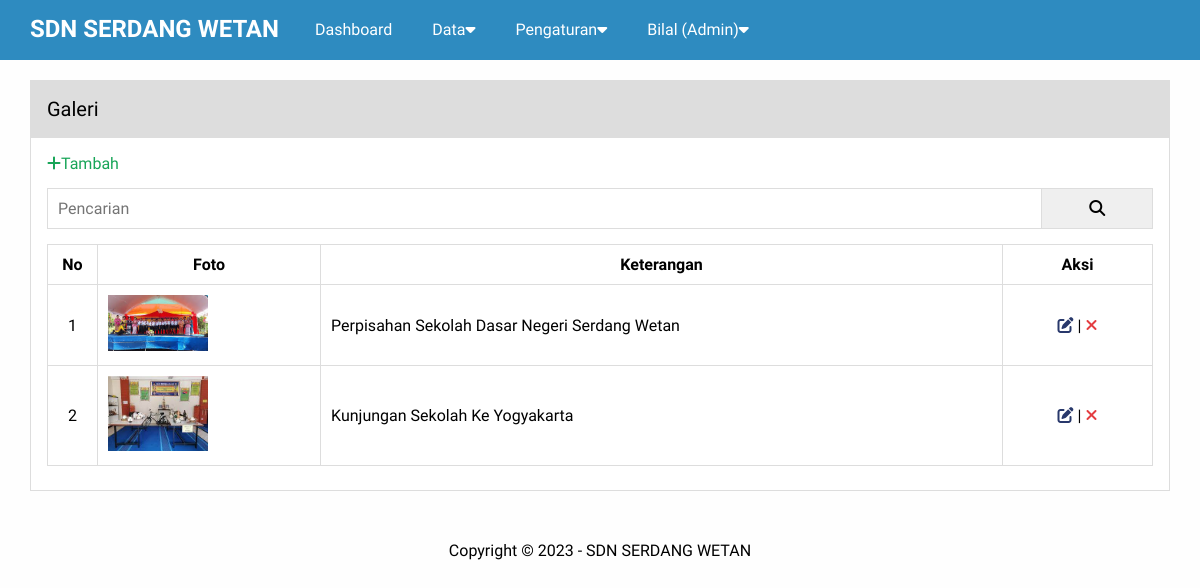
Screenshot of /admin/galeri.php (signed in) with the database file from the repository.
### tables this page shows
CREATE TABLE `pengaturan` (
  `id` int(11) NOT NULL,
  `nama` varchar(50) NOT NULL,
  `npsn` varchar(20) NOT NULL,
  `nss` varchar(20) NOT NULL,
  `akreditasi` varchar(5) NOT NULL,
  `email` varchar(50) NOT NULL,
  `youtube` text NOT NULL,
  `telepon` varchar(20) NOT NULL,
  `alamat` text NOT NULL,
  `kode_pos` varchar(10) NOT NULL,
  `logo` varchar(50) NOT NULL,
  `favicon` varchar(50) NOT NULL,
  `tentang_sekolah` text NOT NULL,
  `foto_sekolah` varchar(50) NOT NULL,
  `google_maps` text NOT NULL,
  `nama_kepsek` varchar(50) NOT NULL,
  `foto_kepsek` varchar(50) NOT NULL,
  `sambutan_kepsek` text NOT NULL,
  `jenjang` varchar(15) NOT NULL,
  `status` varchar(10) NOT NULL,
  `sk_pendirian` varchar(15) NOT NULL,
  `tgl_pendirian` varchar(15) NOT NULL,
  `status_milik` varchar(20) NOT NULL,
  `sk_operasional` varchar(15) NOT NULL,
  `tgl_operasional` varchar(15) NOT NULL,
  `waktu_belajar` varchar(30) NOT NULL,
  `kota` varchar(50) NOT NULL,
  `provinsi` varchar(20) NOT NULL,
  `kecamatan` varchar(20) NOT NULL,
  `kelurahan` varchar(20) NOT NULL,
  `luas_tanah` varchar(10) NOT NULL,
  `luas_bangunan` varchar(10) NOT NULL,
  `created_at` timestamp NOT NULL DEFAULT current_timestamp(),
  `updated_at` datetime DEFAULT NULL
);

CREATE TABLE `galeri` (
  `id` int(11) NOT NULL,
  `foto` varchar(50) NOT NULL,
  `keterangan` varchar(50) NOT NULL,
  `created_at` timestamp NOT NULL DEFAULT current_timestamp(),
  `updated_at` datetime DEFAULT NULL
);

### admin/galeri.php (the view, shortened to what this page needs)
<?php include 'header.php'?>
        <div class="content">
            <div class="container">
                <div class="box">
                    <div class="box-header">
                        Galeri
                    </div>
                    <div class="box-body">
                        <a href="tambah-galeri.php" class="text-green"><i class="fa fa-plus "></i>Tambah</a>
                        <form action="">
                            <div class="input-group">
                                <input type="text" name="key" placeholder="Pencarian">
                                <button type="submit"><i class="fa fa-search"></i></button>
                            </div>
                        </form>
                       <table class="table">
                        <thead>
                            <tr>
                                <th>No</th>
                                <th>Foto</th>
                                <th>Keterangan</th>
                                <th>Aksi</th>
                            </tr>
                        </thead>
                        <tbody>
                            <?php
                            $no = 1;
                            $where = " WHERE 1=1";
                                $galeri = mysqli_query($conn, "SELECT * FROM galeri $where ORDER BY id DESC");
                                if(mysqli_num_rows($galeri) > 0){
                                    while($p = mysqli_fetch_array($galeri)){
                            ?>
                            <tr>
                                <td><?= $no++ ?></td>
                                <td><img src="../admin/uploads/galeri/<?= $p['foto'] ?>"width="100px"></td>
                                <td><?= $p['keterangan'] ?></td>
                                <td>
                                    <a href="edit-galeri.php?id=<?= $p['id']?>" title="Edit Data" class="text-blue"><i class="fa fa-edit"></i></a> |
                                    <a href="hapus.php?idgaleri=<?= $p['id']?>"onclick="return confirm('Yakin Ingin Menghapus Data?')" title="Hapus Data" class="text-red"><i class="fa fa-times"></i></a>
                                </td>
                            </tr>
                            <?php }}else{ ?>
                                <tr>
                                    <td colspan="4">Data Tidak Ada</td>
                                </tr>
                            <?php }?>
                        </tbody>
                       </table>
                    </div>
                </div>
            </div>
        </div>
<?php include 'footer.php'?>

### admin/header.php (shortened to what this page needs)
<?php
    include '../koneksi.php';
    $identitas = mysqli_query($conn,"SELECT * FROM pengaturan ORDER BY id DESC LIMIT 1");
    $d = mysqli_fetch_object($identitas);
?>
<!DOCTYPE html>
<html>
    <head>
        <link rel="stylesheet" type="text/css" href="../assets/css/style.css">
        <link rel="stylesheet" href="https://cdnjs.cloudflare.com/ajax/libs/font-awesome/6.3.0/css/all.min.css" />
    </head>
    <body class="bg-light">
        <div class="navibar">
        <div class="container">
        <h2 class="navi-brand float-left"><a href="index.php"><?= $d->nama ?></a></h2>
        <ul class="navi-menu float-left">
            <li><a href="index.php">Dashboard</a></li>
            <?php if($_SESSION['ulevel'] == 'Super Admin'){ ?>
                <li><a href="pengguna.php">Pengguna</a></li>
            <?php }elseif($_SESSION['ulevel'] == 'Admin'){?>
                <li>
                <a href="#">Data<i class="fa fa-caret-down"></i></a>
            </li>
            <li>
                <a href="#">Pengaturan<i class="fa fa-caret-down"></i></a>
            </li>
             <?php } ?>
            <li>
                <a href="#"><?=$_SESSION['uname']?> (<?=$_SESSION['ulevel']?>)<i class="fa fa-caret-down"></i></a>
            </li>
        </ul>
         </div>
        </div>

### admin/footer.php
<div class="footer">
            <div class ="container text-center">
                Copyright &copy; 2023 - <?= $d->nama ?>
            </div>
        </div>
    </body>
</html>

### assets/css/style.css (style rules this page uses)
* { margin: 0; padding: 0; font-family: "Quicksand", sans-serif; box-sizing: border-box; list-style: none; }
a { text-decoration: none; }
.float-left { float: left; }
.container { width: 1140px; margin: 0 auto; }
.container::after { content: ""; display: block; clear: both; }
.bg-light { background-color: #fefefe; }
.box { border: 1px solid #ddd; background-color: #fff; }
.box-header { font-size: 20px; padding: 16px; border-bottom: 1px solid #ddd; background-color: #ddd; }
.box-body { padding: 16px; }
form { margin: 15px 0; }
.text-center { text-align: center !important; }
.navibar { height: 60px; width: 100%; background-color: #2e8bc0; position: fixed; top: 0; z-index: 1000; }
.navibar a { color: #fff; }
.navi-brand { display: inline-block; padding: 15px 0; margin-right: 16px; }
.navi-menu { display: flex; list-style: none; }
.navi-menu li a { padding: 20px; display: inline-block; }
.content { padding: 80px 0 30px 0; }
.footer { padding: 20px 0; }
.table { width: 100%; border-collapse: collapse; margin: 8px 0; }
.table th, .table td { border: 1px solid #ddd; padding: 10px; }
.table td:first-child { width: 50px; text-align: center; }
.table td:last-child { width: 150px; text-align: center; }
.text-red { color: #e43d40; }
.text-blue { color: #28386b; }
.text-green { color: #18a558; }
.input-group:after { content: ""; clear: both; display: block; }
.input-group input[type="text"] { width: 90%; padding: 10px; font-size: 16px; float: left; border: 1px solid #ddd; }
.input-group button { width: 10%; padding: 10px; font-size: 16px; float: left; border: 1px solid #ddd; border-left: none; }

### rows the page displays
pengaturan: nama "SDN SERDANG WETAN"
galeri: foto (picture), keterangan "Perpisahan Sekolah Dasar Negeri Serdang Wetan"
galeri: foto (picture), keterangan "Kunjungan Sekolah Ke Yogyakarta"

### other values shown
$_SESSION['uname'] "Bilal"
$_SESSION['ulevel'] "Admin"
